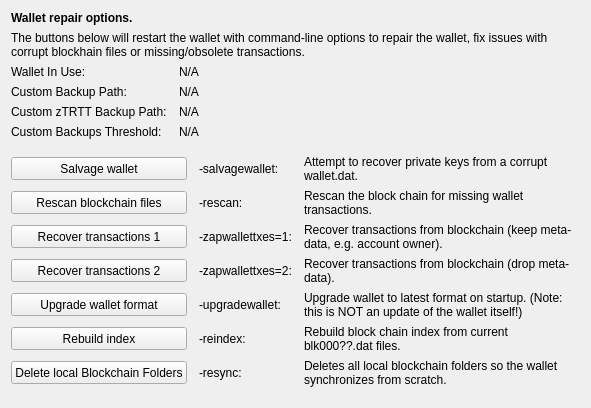
     <widget class="QWidget" name="tab_repair">
      <attribute name="title">
       <string>&amp;Wallet Repair</string>
      </attribute>
      <layout class="QGridLayout" name="gridLayout_4" columnstretch="0,0,0,0">
       <property name="horizontalSpacing">
        <number>12</number>
       </property>
       <item row="0" column="0" colspan="4">
        <widget class="QLabel" name="label_repair_header">
         <property name="font">
          <font>
           <weight>75</weight>
           <bold>true</bold>
          </font>
         </property>
         <property name="text">
          <string>Wallet repair options.</string>
         </property>
        </widget>
       </item>
       <item row="1" column="0" colspan="4">
        <widget class="QLabel" name="label_repair_helptext">
         <property name="font">
          <font>
           <weight>50</weight>
           <bold>false</bold>
          </font>
         </property>
         <property name="text">
          <string>The buttons below will restart the wallet with command-line options to repair the wallet, fix issues with corrupt blockhain files or missing/obsolete transactions.</string>
         </property>
         <property name="wordWrap">
          <bool>true</bool>
         </property>
        </widget>
       </item>
       <item row="2" column="0">
        <widget class="QLabel" name="wallet_path_label">
         <property name="text">
          <string>Wallet In Use:</string>
         </property>
        </widget>
       </item>
       <item row="2" column="1" colspan="3">
        <widget class="QLabel" name="wallet_path">
         <property name="cursor">
          <cursorShape>IBeamCursor</cursorShape>
         </property>
         <property name="text">
          <string>N/A</string>
         </property>
         <property name="textFormat">
          <enum>Qt::PlainText</enum>
         </property>
         <property name="textInteractionFlags">
          <set>Qt::LinksAccessibleByMouse|Qt::TextSelectableByKeyboard|Qt::TextSelectableByMouse</set>
         </property>
        </widget>
       </item>
       <item row="3" column="0">
        <widget class="QLabel" name="wallet_custombackuppath_label">
         <property name="visible">
          <bool>false</bool>
         </property>
         <property name="text">
          <string>Custom Backup Path:</string>
         </property>
        </widget>
       </item>
       <item row="3" column="1" colspan="3">
        <widget class="QLabel" name="wallet_custombackuppath">
         <property name="cursor">
          <cursorShape>IBeamCursor</cursorShape>
         </property>
         <property name="visible">
          <bool>false</bool>
         </property>
         <property name="text">
          <string>N/A</string>
         </property>
         <property name="textFormat">
          <enum>Qt::PlainText</enum>
         </property>
         <property name="textInteractionFlags">
          <set>Qt::LinksAccessibleByMouse|Qt::TextSelectableByKeyboard|Qt::TextSelectableByMouse</set>
         </property>
        </widget>
       </item>
       <item row="4" column="0">
        <widget class="QLabel" name="wallet_customzpivbackuppath_label">
         <property name="visible">
          <bool>false</bool>
         </property>
         <property name="text">
          <string>Custom zTRTT Backup Path:</string>
         </property>
        </widget>
       </item>
       <item row="4" column="1" colspan="3">
        <widget class="QLabel" name="wallet_customzpivbackuppath">
         <property name="cursor">
          <cursorShape>IBeamCursor</cursorShape>
         </property>
         <property name="visible">
          <bool>false</bool>
         </property>
         <property name="text">
          <string>N/A</string>
         </property>
         <property name="textFormat">
          <enum>Qt::PlainText</enum>
         </property>
         <property name="textInteractionFlags">
          <set>Qt::LinksAccessibleByMouse|Qt::TextSelectableByKeyboard|Qt::TextSelectableByMouse</set>
         </property>
        </widget>
       </item>
       <item row="5" column="0">
        <widget class="QLabel" name="wallet_custombackupthreshold_label">
         <property name="visible">
          <bool>false</bool>
         </property>
         <property name="text">
          <string>Custom Backups Threshold:</string>
         </property>
        </widget>
       </item>
       <item row="5" column="1" colspan="3">
        <widget class="QLabel" name="wallet_custombackupthreshold">
         <property name="cursor">
          <cursorShape>IBeamCursor</cursorShape>
         </property>
         <property name="visible">
          <bool>false</bool>
         </property>
         <property name="text">
          <string>N/A</string>
         </property>
         <property name="textFormat">
          <enum>Qt::PlainText</enum>
         </property>
         <property name="textInteractionFlags">
          <set>Qt::LinksAccessibleByMouse|Qt::TextSelectableByKeyboard|Qt::TextSelectableByMouse</set>
         </property>
        </widget>
       </item>
       <item row="6" column="0">
        <spacer name="verticalSpacer_repair1">
         <property name="orientation">
          <enum>Qt::Vertical</enum>
         </property>
         <property name="sizeHint" stdset="0">
          <size>
           <width>10</width>
           <height>10</height>
          </size>
         </property>
        </spacer>
       </item>
       <item row="7" column="0" colspan="2">
        <widget class="QPushButton" name="btn_salvagewallet">
         <property name="minimumSize">
          <size>
           <width>100</width>
           <height>23</height>
          </size>
         </property>
         <property name="text">
          <string>Salvage wallet</string>
         </property>
        </widget>
       </item>
       <item row="7" column="2">
        <widget class="QLabel" name="label_repair_salvage_command">
         <property name="text">
          <string notr="true">-salvagewallet:</string>
         </property>
        </widget>
       </item>
       <item row="7" column="3">
        <widget class="QLabel" name="label_repair_salvage">
         <property name="text">
          <string>Attempt to recover private keys from a corrupt wallet.dat.</string>
         </property>
         <property name="wordWrap">
          <bool>true</bool>
         </property>
        </widget>
       </item>
       <item row="8" column="0" colspan="2">
        <widget class="QPushButton" name="btn_rescan">
         <property name="minimumSize">
          <size>
           <width>100</width>
           <height>23</height>
          </size>
         </property>
         <property name="text">
          <string>Rescan blockchain files</string>
         </property>
        </widget>
       </item>
       <item row="8" column="2">
        <widget class="QLabel" name="label_repair_rescan_command">
         <property name="text">
          <string notr="true">-rescan:</string>
         </property>
        </widget>
       </item>
       <item row="8" column="3">
        <widget class="QLabel" name="label_repair_rescan">
         <property name="text">
          <string>Rescan the block chain for missing wallet transactions.</string>
         </property>
         <property name="wordWrap">
          <bool>true</bool>
         </property>
        </widget>
       </item>
       <item row="9" column="0" colspan="2">
        <widget class="QPushButton" name="btn_zapwallettxes1">
         <property name="minimumSize">
          <size>
           <width>100</width>
           <height>23</height>
          </size>
         </property>
         <property name="text">
          <string>Recover transactions 1</string>
         </property>
        </widget>
       </item>
       <item row="9" column="2">
        <widget class="QLabel" name="label_repair_zap1_command">
         <property name="text">
          <string notr="true">-zapwallettxes=1:</string>
         </property>
        </widget>
       </item>
       <item row="9" column="3">
        <widget class="QLabel" name="label_repair_zap1">
         <property name="text">
          <string>Recover transactions from blockchain (keep meta-data, e.g. account owner).</string>
         </property>
         <property name="wordWrap">
          <bool>true</bool>
         </property>
        </widget>
       </item>
       <item row="10" column="0" colspan="2">
        <widget class="QPushButton" name="btn_zapwallettxes2">
         <property name="minimumSize">
          <size>
           <width>100</width>
           <height>23</height>
          </size>
         </property>
         <property name="text">
          <string>Recover transactions 2</string>
         </property>
        </widget>
       </item>
       <item row="10" column="2">
        <widget class="QLabel" name="label_repair_zap2_command">
         <property name="text">
          <string notr="true">-zapwallettxes=2:</string>
         </property>
        </widget>
       </item>
       <item row="10" column="3">
        <widget class="QLabel" name="label_repair_zap2">
         <property name="text">
          <string>Recover transactions from blockchain (drop meta-data).</string>
         </property>
         <property name="wordWrap">
          <bool>true</bool>
         </property>
        </widget>
       </item>
       <item row="11" column="0" colspan="2">
        <widget class="QPushButton" name="btn_upgradewallet">
         <property name="minimumSize">
          <size>
           <width>100</width>
           <height>23</height>
          </size>
         </property>
         <property name="text">
          <string>Upgrade wallet format</string>
         </property>
        </widget>
       </item>
       <item row="11" column="2">
        <widget class="QLabel" name="label_repair_upgrade_command">
         <property name="text">
          <string notr="true">-upgradewallet:</string>
         </property>
        </widget>
       </item>
       <item row="11" column="3">
        <widget class="QLabel" name="label_repair_upgrade">
         <property name="text">
          <string>Upgrade wallet to latest format on startup. (Note: this is NOT an update of the wallet itself!)</string>
         </property>
         <property name="wordWrap">
          <bool>true</bool>
         </property>
        </widget>
       </item>
       <item row="12" column="0" colspan="2">
        <widget class="QPushButton" name="btn_reindex">
         <property name="minimumSize">
          <size>
           <width>100</width>
           <height>23</height>
          </size>
         </property>
         <property name="text">
          <string>Rebuild index</string>
         </property>
        </widget>
       </item>
       <item row="12" column="2">
        <widget class="QLabel" name="label_repair_reindex_command">
         <property name="text">
          <string notr="true">-reindex:</string>
         </property>
        </widget>
       </item>
       <item row="12" column="3">
        <widget class="QLabel" name="label_repair_reindex">
         <property name="text">
          <string>Rebuild block chain index from current blk000??.dat files.</string>
         </property>
         <property name="wordWrap">
          <bool>true</bool>
         </property>
        </widget>
       </item>
       <item row="13" column="0" colspan="2">
        <widget class="QPushButton" name="btn_resync">
         <property name="minimumSize">
          <size>
           <width>100</width>
           <height>23</height>
          </size>
         </property>
         <property name="text">
          <string>Delete local Blockchain Folders</string>
         </property>
        </widget>
       </item>
       <item row="13" column="2">
        <widget class="QLabel" name="label_repair_resync_command">
         <property name="text">
          <string>-resync:</string>
         </property>
        </widget>
       </item>
       <item row="13" column="3">
        <widget class="QLabel" name="label_repair_resync">
         <property name="text">
          <string>Deletes all local blockchain folders so the wallet synchronizes from scratch.</string>
         </property>
         <property name="wordWrap">
          <bool>true</bool>
         </property>
        </widget>
       </item>
       <item row="14" column="0">
        <spacer name="verticalSpacer_repair2">
         <property name="orientation">
          <enum>Qt::Vertical</enum>
         </property>
         <property name="sizeHint" stdset="0">
          <size>
           <width>20</width>
           <height>10</height>
          </size>
         </property>
        </spacer>
       </item>
      </layout>
     </widget>
